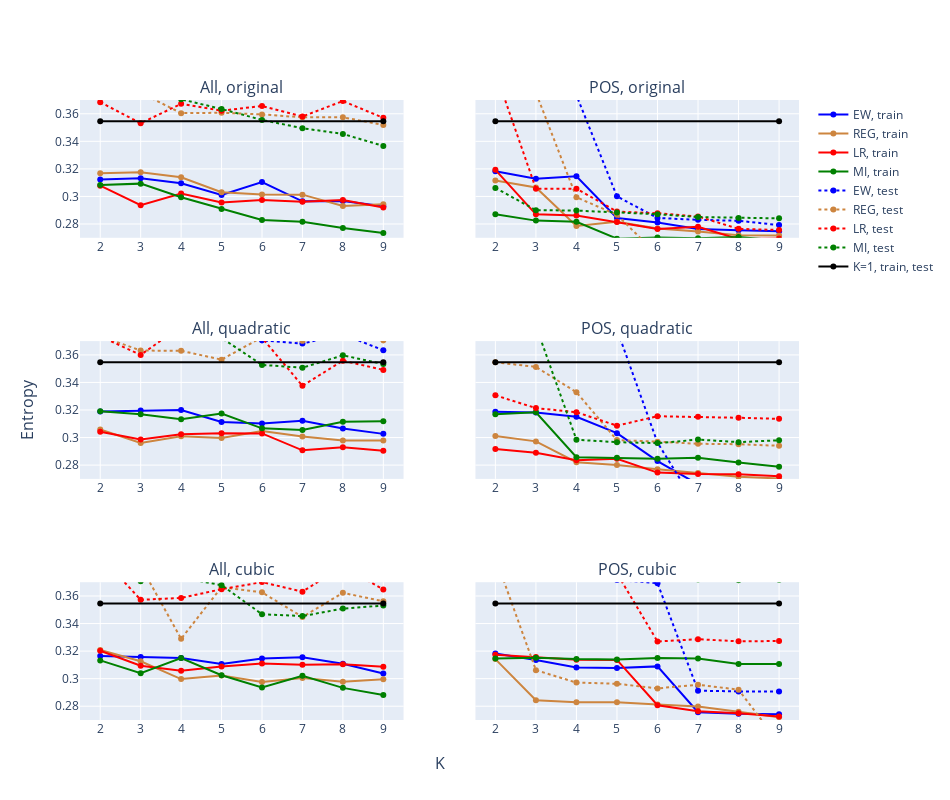

Source (notebook cell):
### Code cell
entropy_trend(entropytrend_data)

### Figure 1 — Plotly figure (JSON) as saved in the notebook; plotly's stock layout.template omitted (floating-point values rounded to 4 significant figures)
{"data": [{"marker": {"color": "blue"}, "name": "EW, train", "showlegend": true, "type": "scatter", "x": [2, 3, 4, 5, 6, 7, 8, 9], "xaxis": "x", "y": [0.3122, 0.3133, 0.3096, 0.3011, 0.3104, 0.2965, 0.2966, 0.2928], "yaxis": "y"}, {"marker": {"color": "peru"}, "name": "REG, train", "showlegend": true, "type": "scatter", "x": [2, 3, 4, 5, 6, 7, 8, 9], "xaxis": "x", "y": [0.3168, 0.3176, 0.3139, 0.3031, 0.3014, 0.3013, 0.293, 0.2943], "yaxis": "y"}, {"marker": {"color": "red"}, "name": "LR, train", "showlegend": true, "type": "scatter", "x": [2, 3, 4, 5, 6, 7, 8, 9], "xaxis": "x", "y": [0.3078, 0.2937, 0.3022, 0.2955, 0.2974, 0.2962, 0.2975, 0.2919], "yaxis": "y"}, {"marker": {"color": "green"}, "name": "MI, train", "showlegend": true, "type": "scatter", "x": [2, 3, 4, 5, 6, 7, 8, 9], "xaxis": "x", "y": [0.3083, 0.3093, 0.2994, 0.291, 0.2829, 0.2816, 0.2771, 0.2735], "yaxis": "y"}, {"line": {"dash": "dot"}, "marker": {"color": "blue"}, "name": "EW, test", "showlegend": true, "type": "scatter", "x": [2, 3, 4, 5, 6, 7, 8, 9], "xaxis": "x", "y": [0.3815, 0.3871, 0.3852, 0.383, 0.3852, 0.3869, 0.3774, 0.3756], "yaxis": "y"}, {"line": {"dash": "dot"}, "marker": {"color": "peru"}, "name": "REG, test", "showlegend": true, "type": "scatter", "x": [2, 3, 4, 5, 6, 7, 8, 9], "xaxis": "x", "y": [0.382, 0.3753, 0.3605, 0.3607, 0.3595, 0.3574, 0.3574, 0.3519], "yaxis": "y"}, {"line": {"dash": "dot"}, "marker": {"color": "red"}, "name": "LR, test", "showlegend": true, "type": "scatter", "x": [2, 3, 4, 5, 6, 7, 8, 9], "xaxis": "x", "y": [0.3684, 0.3532, 0.3672, 0.3622, 0.3657, 0.358, 0.3692, 0.357], "yaxis": "y"}, {"line": {"dash": "dot"}, "marker": {"color": "green"}, "name": "MI, test", "showlegend": true, "type": "scatter", "x": [2, 3, 4, 5, 6, 7, 8, 9], "xaxis": "x", "y": [0.3768, 0.3777, 0.3705, 0.3634, 0.3556, 0.3495, 0.3454, 0.3367], "yaxis": "y"}, {"marker": {"color": "black"}, "name": "K=1, train, test", "showlegend": true, "type": "scatter", "x": [2, 9], "xaxis": "x", "y": [0.3546, 0.3546], "yaxis": "y"}, {"marker": {"color": "blue"}, "name": "EW, train", "showlegend": false, "type": "scatter", "x": [2, 3, 4, 5, 6, 7, 8, 9], "xaxis": "x3", "y": [0.3189, 0.3196, 0.3201, 0.3114, 0.3103, 0.3122, 0.3066, 0.3027], "yaxis": "y3"}, {"marker": {"color": "peru"}, "name": "REG, train", "showlegend": false, "type": "scatter", "x": [2, 3, 4, 5, 6, 7, 8, 9], "xaxis": "x3", "y": [0.3058, 0.2961, 0.301, 0.2997, 0.3048, 0.3008, 0.2979, 0.2979], "yaxis": "y3"}, {"marker": {"color": "red"}, "name": "LR, train", "showlegend": false, "type": "scatter", "x": [2, 3, 4, 5, 6, 7, 8, 9], "xaxis": "x3", "y": [0.3041, 0.2986, 0.3024, 0.3031, 0.303, 0.2907, 0.293, 0.2904], "yaxis": "y3"}, {"marker": {"color": "green"}, "name": "MI, train", "showlegend": false, "type": "scatter", "x": [2, 3, 4, 5, 6, 7, 8, 9], "xaxis": "x3", "y": [0.319, 0.3169, 0.3132, 0.3175, 0.3067, 0.3054, 0.3114, 0.3118], "yaxis": "y3"}, {"line": {"dash": "dot"}, "marker": {"color": "blue"}, "name": "EW, test", "showlegend": false, "type": "scatter", "x": [2, 3, 4, 5, 6, 7, 8, 9], "xaxis": "x3", "y": [0.3857, 0.3844, 0.3854, 0.3737, 0.3705, 0.3682, 0.375, 0.3634], "yaxis": "y3"}, {"line": {"dash": "dot"}, "marker": {"color": "peru"}, "name": "REG, test", "showlegend": false, "type": "scatter", "x": [2, 3, 4, 5, 6, 7, 8, 9], "xaxis": "x3", "y": [0.3737, 0.3631, 0.363, 0.3566, 0.3728, 0.3702, 0.3734, 0.3705], "yaxis": "y3"}, {"line": {"dash": "dot"}, "marker": {"color": "red"}, "name": "LR, test", "showlegend": false, "type": "scatter", "x": [2, 3, 4, 5, 6, 7, 8, 9], "xaxis": "x3", "y": [0.3735, 0.36, 0.3807, 0.3812, 0.3724, 0.3376, 0.3558, 0.3491], "yaxis": "y3"}, {"line": {"dash": "dot"}, "marker": {"color": "green"}, "name": "MI, test", "showlegend": false, "type": "scatter", "x": [2, 3, 4, 5, 6, 7, 8, 9], "xaxis": "x3", "y": [0.3886, 0.3824, 0.3736, 0.3723, 0.3527, 0.3507, 0.3597, 0.3534], "yaxis": "y3"}, {"marker": {"color": "black"}, "name": "K=1, train, test", "showlegend": false, "type": "scatter", "x": [2, 9], "xaxis": "x3", "y": [0.3546, 0.3546], "yaxis": "y3"}, {"marker": {"color": "blue"}, "name": "EW, train", "showlegend": false, "type": "scatter", "x": [2, 3, 4, 5, 6, 7, 8, 9], "xaxis": "x5", "y": [0.3165, 0.3158, 0.3151, 0.3107, 0.3146, 0.3155, 0.3108, 0.3037], "yaxis": "y5"}, {"marker": {"color": "peru"}, "name": "REG, train", "showlegend": false, "type": "scatter", "x": [2, 3, 4, 5, 6, 7, 8, 9], "xaxis": "x5", "y": [0.3208, 0.3126, 0.2997, 0.3023, 0.2976, 0.3004, 0.2978, 0.2996], "yaxis": "y5"}, {"marker": {"color": "red"}, "name": "LR, train", "showlegend": false, "type": "scatter", "x": [2, 3, 4, 5, 6, 7, 8, 9], "xaxis": "x5", "y": [0.3202, 0.3093, 0.3057, 0.3089, 0.3111, 0.3101, 0.3104, 0.3086], "yaxis": "y5"}, {"marker": {"color": "green"}, "name": "MI, train", "showlegend": false, "type": "scatter", "x": [2, 3, 4, 5, 6, 7, 8, 9], "xaxis": "x5", "y": [0.3133, 0.304, 0.315, 0.3025, 0.2936, 0.302, 0.2933, 0.2882], "yaxis": "y5"}, {"line": {"dash": "dot"}, "marker": {"color": "blue"}, "name": "EW, test", "showlegend": false, "type": "scatter", "x": [2, 3, 4, 5, 6, 7, 8, 9], "xaxis": "x5", "y": [0.3837, 0.3866, 0.3837, 0.3833, 0.385, 0.385, 0.3846, 0.3837], "yaxis": "y5"}, {"line": {"dash": "dot"}, "marker": {"color": "peru"}, "name": "REG, test", "showlegend": false, "type": "scatter", "x": [2, 3, 4, 5, 6, 7, 8, 9], "xaxis": "x5", "y": [0.3763, 0.3819, 0.3289, 0.3664, 0.3626, 0.3448, 0.3623, 0.3562], "yaxis": "y5"}, {"line": {"dash": "dot"}, "marker": {"color": "red"}, "name": "LR, test", "showlegend": false, "type": "scatter", "x": [2, 3, 4, 5, 6, 7, 8, 9], "xaxis": "x5", "y": [0.3892, 0.3572, 0.3586, 0.3649, 0.3701, 0.3632, 0.3816, 0.3647], "yaxis": "y5"}, {"line": {"dash": "dot"}, "marker": {"color": "green"}, "name": "MI, test", "showlegend": false, "type": "scatter", "x": [2, 3, 4, 5, 6, 7, 8, 9], "xaxis": "x5", "y": [0.3797, 0.3707, 0.3734, 0.3679, 0.3468, 0.3454, 0.3508, 0.3531], "yaxis": "y5"}, {"marker": {"color": "black"}, "name": "K=1, train, test", "showlegend": false, "type": "scatter", "x": [2, 9], "xaxis": "x5", "y": [0.3546, 0.3546], "yaxis": "y5"}, {"marker": {"color": "blue"}, "name": "EW, train", "showlegend": false, "type": "scatter", "x": [2, 3, 4, 5, 6, 7, 8, 9], "xaxis": "x2", "y": [0.3183, 0.3128, 0.3146, 0.2844, 0.2811, 0.2764, 0.2755, 0.2747], "yaxis": "y2"}, {"marker": {"color": "peru"}, "name": "REG, train", "showlegend": false, "type": "scatter", "x": [2, 3, 4, 5, 6, 7, 8, 9], "xaxis": "x2", "y": [0.3117, 0.3066, 0.2785, 0.2817, 0.2767, 0.2746, 0.2718, 0.2717], "yaxis": "y2"}, {"marker": {"color": "red"}, "name": "LR, train", "showlegend": false, "type": "scatter", "x": [2, 3, 4, 5, 6, 7, 8, 9], "xaxis": "x2", "y": [0.3193, 0.287, 0.2861, 0.2815, 0.2764, 0.2779, 0.2691, 0.2695], "yaxis": "y2"}, {"marker": {"color": "green"}, "name": "MI, train", "showlegend": false, "type": "scatter", "x": [2, 3, 4, 5, 6, 7, 8, 9], "xaxis": "x2", "y": [0.2871, 0.2825, 0.2816, 0.2694, 0.2702, 0.2696, 0.2706, 0.268], "yaxis": "y2"}, {"line": {"dash": "dot"}, "marker": {"color": "blue"}, "name": "EW, test", "showlegend": false, "type": "scatter", "x": [2, 3, 4, 5, 6, 7, 8, 9], "xaxis": "x2", "y": [0.3898, 0.3746, 0.3735, 0.3001, 0.2844, 0.283, 0.2824, 0.2792], "yaxis": "y2"}, {"line": {"dash": "dot"}, "marker": {"color": "peru"}, "name": "REG, test", "showlegend": false, "type": "scatter", "x": [2, 3, 4, 5, 6, 7, 8, 9], "xaxis": "x2", "y": [0.3791, 0.3754, 0.2994, 0.2867, 0.2575, 0.2541, 0.2468, 0.2433], "yaxis": "y2"}, {"line": {"dash": "dot"}, "marker": {"color": "red"}, "name": "LR, test", "showlegend": false, "type": "scatter", "x": [2, 3, 4, 5, 6, 7, 8, 9], "xaxis": "x2", "y": [0.3903, 0.3056, 0.3057, 0.289, 0.2878, 0.2855, 0.2765, 0.2756], "yaxis": "y2"}, {"line": {"dash": "dot"}, "marker": {"color": "green"}, "name": "MI, test", "showlegend": false, "type": "scatter", "x": [2, 3, 4, 5, 6, 7, 8, 9], "xaxis": "x2", "y": [0.3062, 0.29, 0.2897, 0.2883, 0.2871, 0.285, 0.2844, 0.2841], "yaxis": "y2"}, {"marker": {"color": "black"}, "name": "K=1, train, test", "showlegend": false, "type": "scatter", "x": [2, 9], "xaxis": "x2", "y": [0.3546, 0.3546], "yaxis": "y2"}, {"marker": {"color": "blue"}, "name": "EW, train", "showlegend": false, "type": "scatter", "x": [2, 3, 4, 5, 6, 7, 8, 9], "xaxis": "x4", "y": [0.3188, 0.3182, 0.3151, 0.3032, 0.2829, 0.266, 0.2614, 0.2605], "yaxis": "y4"}, {"marker": {"color": "peru"}, "name": "REG, train", "showlegend": false, "type": "scatter", "x": [2, 3, 4, 5, 6, 7, 8, 9], "xaxis": "x4", "y": [0.3012, 0.2972, 0.2821, 0.28, 0.277, 0.2743, 0.2716, 0.2703], "yaxis": "y4"}, {"marker": {"color": "red"}, "name": "LR, train", "showlegend": false, "type": "scatter", "x": [2, 3, 4, 5, 6, 7, 8, 9], "xaxis": "x4", "y": [0.2917, 0.2889, 0.2836, 0.2847, 0.2746, 0.2735, 0.2733, 0.2718], "yaxis": "y4"}, {"marker": {"color": "green"}, "name": "MI, train", "showlegend": false, "type": "scatter", "x": [2, 3, 4, 5, 6, 7, 8, 9], "xaxis": "x4", "y": [0.3168, 0.3183, 0.2857, 0.2854, 0.2846, 0.2854, 0.2818, 0.2789], "yaxis": "y4"}, {"line": {"dash": "dot"}, "marker": {"color": "blue"}, "name": "EW, test", "showlegend": false, "type": "scatter", "x": [2, 3, 4, 5, 6, 7, 8, 9], "xaxis": "x4", "y": [0.3899, 0.3878, 0.3826, 0.3784, 0.2963, 0.249, 0.2443, 0.2438], "yaxis": "y4"}, {"line": {"dash": "dot"}, "marker": {"color": "peru"}, "name": "REG, test", "showlegend": false, "type": "scatter", "x": [2, 3, 4, 5, 6, 7, 8, 9], "xaxis": "x4", "y": [0.3546, 0.3513, 0.3329, 0.2981, 0.297, 0.2955, 0.2952, 0.294], "yaxis": "y4"}, {"line": {"dash": "dot"}, "marker": {"color": "red"}, "name": "LR, test", "showlegend": false, "type": "scatter", "x": [2, 3, 4, 5, 6, 7, 8, 9], "xaxis": "x4", "y": [0.3306, 0.3214, 0.3184, 0.3086, 0.3155, 0.3152, 0.3144, 0.3136], "yaxis": "y4"}, {"line": {"dash": "dot"}, "marker": {"color": "green"}, "name": "MI, test", "showlegend": false, "type": "scatter", "x": [2, 3, 4, 5, 6, 7, 8, 9], "xaxis": "x4", "y": [0.3894, 0.381, 0.2984, 0.2966, 0.296, 0.2985, 0.2967, 0.298], "yaxis": "y4"}, {"marker": {"color": "black"}, "name": "K=1, train, test", "showlegend": false, "type": "scatter", "x": [2, 9], "xaxis": "x4", "y": [0.3546, 0.3546], "yaxis": "y4"}, {"marker": {"color": "blue"}, "name": "EW, train", "showlegend": false, "type": "scatter", "x": [2, 3, 4, 5, 6, 7, 8, 9], "xaxis": "x6", "y": [0.3183, 0.3136, 0.3082, 0.3077, 0.3089, 0.2757, 0.2746, 0.2742], "yaxis": "y6"}, {"marker": {"color": "peru"}, "name": "REG, train", "showlegend": false, "type": "scatter", "x": [2, 3, 4, 5, 6, 7, 8, 9], "xaxis": "x6", "y": [0.3142, 0.2843, 0.283, 0.283, 0.2813, 0.2798, 0.276, 0.272], "yaxis": "y6"}, {"marker": {"color": "red"}, "name": "LR, train", "showlegend": false, "type": "scatter", "x": [2, 3, 4, 5, 6, 7, 8, 9], "xaxis": "x6", "y": [0.3174, 0.3158, 0.3138, 0.3136, 0.2807, 0.2764, 0.2748, 0.2725], "yaxis": "y6"}, {"marker": {"color": "green"}, "name": "MI, train", "showlegend": false, "type": "scatter", "x": [2, 3, 4, 5, 6, 7, 8, 9], "xaxis": "x6", "y": [0.3147, 0.3152, 0.3142, 0.314, 0.3149, 0.3147, 0.3107, 0.3106], "yaxis": "y6"}, {"line": {"dash": "dot"}, "marker": {"color": "blue"}, "name": "EW, test", "showlegend": false, "type": "scatter", "x": [2, 3, 4, 5, 6, 7, 8, 9], "xaxis": "x6", "y": [0.3903, 0.3759, 0.3725, 0.3716, 0.3693, 0.2913, 0.2907, 0.2907], "yaxis": "y6"}, {"line": {"dash": "dot"}, "marker": {"color": "peru"}, "name": "REG, test", "showlegend": false, "type": "scatter", "x": [2, 3, 4, 5, 6, 7, 8, 9], "xaxis": "x6", "y": [0.3879, 0.3062, 0.2971, 0.2963, 0.2929, 0.2956, 0.292, 0.2533], "yaxis": "y6"}, {"line": {"dash": "dot"}, "marker": {"color": "red"}, "name": "LR, test", "showlegend": false, "type": "scatter", "x": [2, 3, 4, 5, 6, 7, 8, 9], "xaxis": "x6", "y": [0.3884, 0.3798, 0.3769, 0.3764, 0.327, 0.3286, 0.3271, 0.3273], "yaxis": "y6"}, {"line": {"dash": "dot"}, "marker": {"color": "green"}, "name": "MI, test", "showlegend": false, "type": "scatter", "x": [2, 3, 4, 5, 6, 7, 8, 9], "xaxis": "x6", "y": [0.3898, 0.3861, 0.382, 0.3796, 0.3774, 0.372, 0.3715, 0.3717], "yaxis": "y6"}, {"marker": {"color": "black"}, "name": "K=1, train, test", "showlegend": false, "type": "scatter", "x": [2, 9], "xaxis": "x6", "y": [0.3546, 0.3546], "yaxis": "y6"}], "layout": {"annotations": [{"font": {"size": 16}, "showarrow": false, "text": "All, original", "x": 0.225, "xanchor": "center", "xref": "paper", "y": 1, "yanchor": "bottom", "yref": "paper"}, {"font": {"size": 16}, "showarrow": false, "text": "POS, original", "x": 0.775, "xanchor": "center", "xref": "paper", "y": 1, "yanchor": "bottom", "yref": "paper"}, {"font": {"size": 16}, "showarrow": false, "text": "All, quadratic", "x": 0.225, "xanchor": "center", "xref": "paper", "y": 0.6111, "yanchor": "bottom", "yref": "paper"}, {"font": {"size": 16}, "showarrow": false, "text": "POS, quadratic", "x": 0.775, "xanchor": "center", "xref": "paper", "y": 0.6111, "yanchor": "bottom", "yref": "paper"}, {"font": {"size": 16}, "showarrow": false, "text": "All, cubic", "x": 0.225, "xanchor": "center", "xref": "paper", "y": 0.2222, "yanchor": "bottom", "yref": "paper"}, {"font": {"size": 16}, "showarrow": false, "text": "POS, cubic", "x": 0.775, "xanchor": "center", "xref": "paper", "y": 0.2222, "yanchor": "bottom", "yref": "paper"}, {"font": {"size": 16}, "showarrow": false, "text": "K", "x": 0.5, "xanchor": "center", "xref": "paper", "y": 0, "yanchor": "top", "yref": "paper", "yshift": -30}, {"font": {"size": 16}, "showarrow": false, "text": "Entropy", "textangle": -90, "x": 0, "xanchor": "right", "xref": "paper", "xshift": -40, "y": 0.5, "yanchor": "middle", "yref": "paper"}], "height": 800, "width": 950, "xaxis": {"anchor": "y", "domain": [0, 0.45], "dtick": 1, "range": [1.5, 9.5]}, "xaxis2": {"anchor": "y2", "domain": [0.55, 1], "dtick": 1}, "xaxis3": {"anchor": "y3", "domain": [0, 0.45], "dtick": 1, "range": [1.5, 9.5]}, "xaxis4": {"anchor": "y4", "domain": [0.55, 1], "dtick": 1}, "xaxis5": {"anchor": "y5", "domain": [0, 0.45], "dtick": 1, "range": [1.5, 9.5]}, "xaxis6": {"anchor": "y6", "domain": [0.55, 1], "dtick": 1}, "yaxis": {"anchor": "x", "domain": [0.7778, 1], "dtick": 0.02, "range": [0.27, 0.37]}, "yaxis2": {"anchor": "x2", "domain": [0.7778, 1], "dtick": 0.02, "matches": "y", "showticklabels": false}, "yaxis3": {"anchor": "x3", "domain": [0.3889, 0.6111], "dtick": 0.02, "range": [0.27, 0.37]}, "yaxis4": {"anchor": "x4", "domain": [0.3889, 0.6111], "dtick": 0.02, "matches": "y3", "showticklabels": false}, "yaxis5": {"anchor": "x5", "domain": [0, 0.2222], "dtick": 0.02, "range": [0.27, 0.37]}, "yaxis6": {"anchor": "x6", "domain": [0, 0.2222], "dtick": 0.02, "matches": "y5", "showticklabels": false}}}
